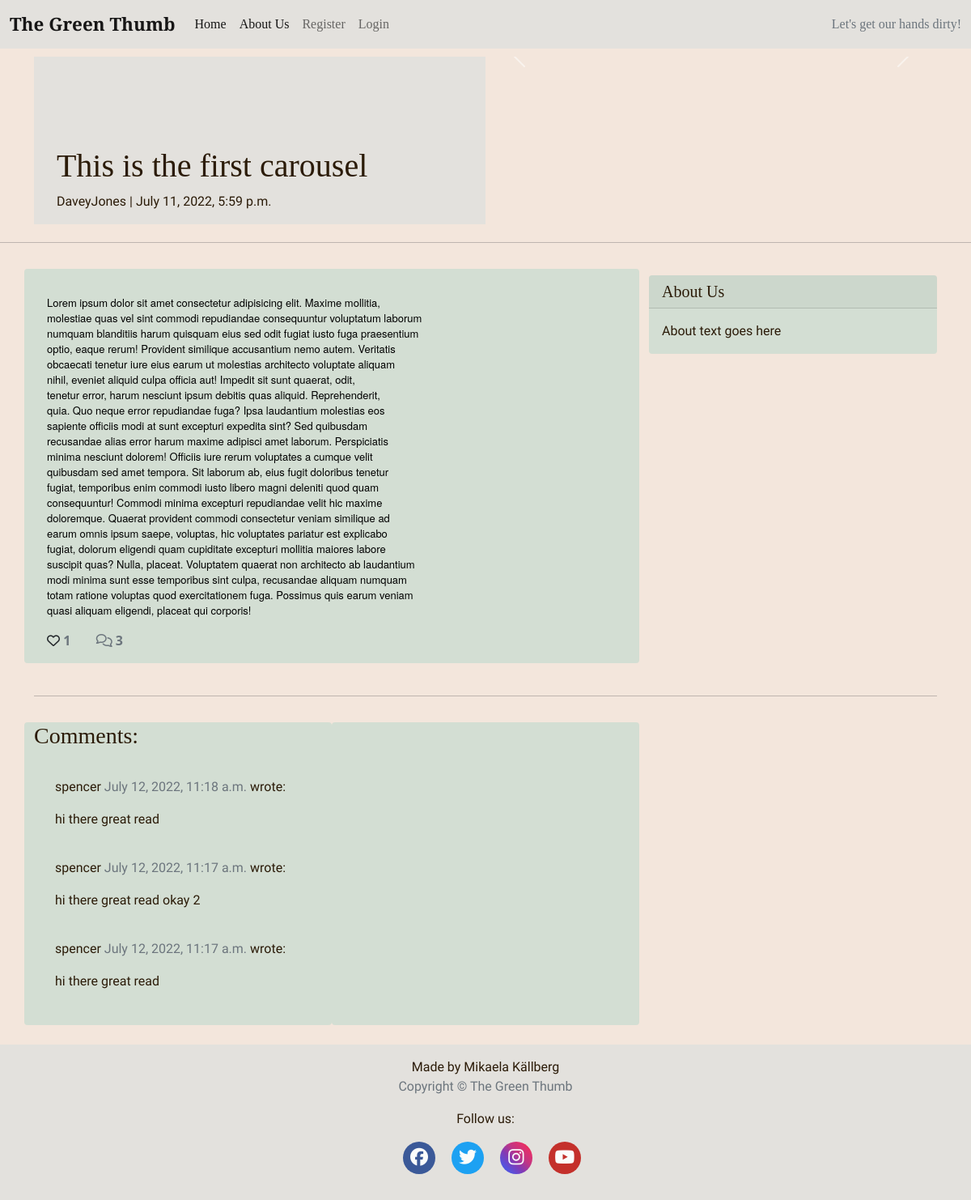
Page /this-is-the-first-carousel/ on the committed database.
### blog/models.py (models this page shows, shortened)
class BlogPost(models.Model):
    title = models.CharField(
        max_length=200, unique=True, null=False, blank=False)
    slug = models.SlugField(max_length=200, unique=True)
    created_on = models.DateTimeField(auto_now_add=True)
    updated_on = models.DateTimeField(auto_now=True)
    content = models.TextField(blank=True)
    excerpt = models.TextField(blank=True)
    author = models.ForeignKey(
        User, on_delete=models.CASCADE, related_name='blog_posts',
        default=id(0))
    status = models.IntegerField(choices=STATUS, default=0)
    featured_image = CloudinaryField('image', default='placeholder')
    alt_tag = models.CharField(max_length=100, default='image related to post')
    likes = models.ManyToManyField(
        User, related_name='blogpost_like', blank=True)
    class Meta:
        ordering = ['-created_on']
    def number_of_likes(self):
        return self.likes.count()

class CommentSection(models.Model):
    post = models.ForeignKey(
        BlogPost,
        on_delete=models.CASCADE,
        related_name='comments'
        )
    name = models.ForeignKey(
        User,
        on_delete=models.CASCADE,
        max_length=200,
        related_name='comment_author'
        )
    email = models.EmailField()
    body = models.TextField(max_length=400)
    created_on = models.DateTimeField(auto_now_add=True)
    approved = models.BooleanField(default=False)
    class Meta:
        ordering = ['created_on']

### blog/views.py (the view, shortened to what this page needs)
# urls.py: path('<slug:slug>/', views.PostDetail.as_view(), name='post_detail'),
class PostDetail(View):
    def get(self, request, slug, *args, **kwargs):
        queryset = BlogPost.objects.filter(status=1)
        post = get_object_or_404(queryset, slug=slug)
        photos = PostImage.objects.filter(post=post)
        comments = post.comments.filter(approved=True).order_by('-created_on')
        liked = False
        if post.likes.filter(id=self.request.user.id).exists():
            liked = True
        return render(
            request,
            'post_detail.html',
            {
                'post': post,
                'photos': photos,
                'comments': comments,
                'commented': False,
                'liked': liked,
                'form': CommentForm(),
                'title': post.title,
            },
        )

### templates/post_detail.html (shortened to what this page needs)
{% extends 'base.html' %} {% block content %}
{% load crispy_forms_tags %}
<div class="masthead">
    <div class="container">
        <div class="row g-0">
            <div class="col-md-6 masthead-text">
                <h1 class="post-title">{{ post.title }}</h1>
                <p class="post-subtitle">{{ post.author }} | {{ post.created_on }}</p>
            </div>
            <div class="d-block col-md-6 masthead-image">
                {% if "placeholder" in post.featured_image.url %}
                <img src="https://res.cloudinary.com/mikakallberg/image/upload/v1656959946/vegetables_c8sl5c.jpg"
                    class="img-fluid" width="100%" alt="Image of carrots, leaks and potatoes on a wodden table">
                {% else %}
                <div id="carouselExampleIndicators" class="carousel slide" data-bs-ride="carousel">
                    <button class="carousel-control-prev" type="button" data-bs-target="#carouselExampleIndicators"
                        data-bs-slide="prev">
                        <span class="carousel-control-prev-icon" aria-hidden="true"></span>
                    </button>
                    <button class="carousel-control-next" type="button" data-bs-target="#carouselExampleIndicators"
                        data-bs-slide="next">
                        <span class="carousel-control-next-icon" aria-hidden="true"></span>
                    </button>
                </div>
                {% endif %}
            </div>
        </div>
    </div>
</div>
<div class="row">
    <div class="col">
        <hr>
    </div>
</div>
<div class="container">
    <div class="row">
        <div class="col card mb-4  mt-3 left  top">
            <div class="card-body">
                <p class="card-text ">{{ post.content | safe }}</p>
                <div class="row">
                    <div class="col-1">
                        <strong>
                            {% if user.is_authenticated %}
                            <form class="d-inline" action="{% url 'post_like' post.slug %}" method="POST">
                                {% csrf_token %}
                                {% if liked %}
                                <button type="submit" name="blogpost_id" value="{{post.slug}}" class="btn-like"><i
                                        class="fas fa-heart"></i></button>
                                {% else %}
                                <button type="submit" name="blogpost_id" value="{{post.slug}}" class="btn-like"><i
                                        class="far fa-heart"></i></button>
                                {% endif %}
                            </form>
                            {% else %}
                            <span><i class="far fa-heart"></i></span>
                            {% endif %}
                            <span class="text-secondary">{{ post.number_of_likes }}</span>
                        </strong>
                    </div>
                    <div class="col-1">
                        {% with comments.count as total_comments %}
                        <strong class="text-secondary"><i class="far fa-comments"></i>
                            {{ total_comments }}
                        </strong>
                        {% endwith %}
                    </div>
                </div>
            </div>
        </div>
        {% block sidebar %}
        {% include 'sidebar.html' %}
        {% endblock sidebar %}
    </div>
    <div class="row">
        <div class="col">
            <hr>
        </div>
    </div>
    <div class="row">
        <div class="col-md-4 card mb-4  mt-3 ">
            <h3>Comments:</h3>
            <div class="card-body">
                {% for comment in comments %}
                <div class="comments" style="padding: 10px;">
                    <p class="font-weight-bold">
                        {{ comment.name }}
                        <span class=" text-muted font-weight-normal">
                            {{ comment.created_on }}
                        </span> wrote:
                    </p>
                    {% if request.user == comment.name %}
                    {{ comment.body | linebreaks }}
                    <a href="{% url 'update_comment' comment.pk %}"><i class="fa-solid fa-file-pen"></i></a>
                    <a href="{% url 'delete_comment' post.slug comment.pk %}"><i class="fa-solid fa-trash-can"></i></a>
                    {% else %}
                    {{ comment.body | linebreaks }}
                    {% endif %}
                </div>
                {% endfor %}
            </div>
        </div>
        <div class="col-md-4 card mb-4  mt-3 ">
            <div class="card-body">
            </div>
        </div>
    </div>
</div>
{% endblock content %}

### static/css/style.css (style rules this page uses)
* { margin: 0; padding: 0; border: none; box-sizing: border-box; }
body { background-color: #f3e6dc; background-image: url('https://res.cloudinary.com/mikakallberg/image/upload/w_1000,ar_16:9,c_fill,g_auto,e_sharpen/v1656959952/dirt_sun_tndbjc.jpg'); background-position: center center; background-repeat: no-repeat; background-size: cover; background-attachment:fixed; }
html, body { height: 100%; }
h1, h2, h3, h4, h5 { font-family: 'Playfair Display', serif; color: #2b1b08; }
p { font-family: 'Gentium Book Plus', sans-serif; color: #2b1b08; }
.card { border: none; background-color: #d3ded3; }
.masthead { margin-top: 10px; overflow: hidden; position: relative; display: inline-block; width: 100%; }
.masthead-text { background-color: #e3e1dd; position: relative; }
.masthead-image { position: relative; overflow: hidden; }
.post-title { margin-top: 20%; margin-left: 5%; }
.post-subtitle { margin-left: 5%; }

### rows in the picture
BlogPost: title "This is the first carousel", author "DaveyJones", created_on "July 11, 2022, 5:59 p.m.", content "Lorem ipsum dolor sit amet consectetur adipisicing elit. Maxime mollitia, molestiae quas vel sint commodi repudiandae consequuntur voluptatum laborum numquam blanditiis harum quisquam eius sed odit fugiat iusto fuga praesentium optio, eaque rerum! Provident similique accusantium nemo autem. Veritatis obcaecati tenetur iure eius earum ut molestias architecto voluptate aliquam nihil, eveniet aliquid culpa officia aut! Impedit sit sunt quaerat, odit, tenetur error, harum nesciunt ipsum debitis quas aliquid. Reprehenderit, quia. Quo neque error repudiandae fuga? Ipsa laudantium molestias eos sapiente officiis modi at sunt excepturi expedita sint? Sed quibusdam recusandae alias error harum…", number_of_likes "1"
CommentSection: name "spencer", created_on "July 12, 2022, 11:18 a.m.", body "hi there great read"
CommentSection: name "spencer", created_on "July 12, 2022, 11:17 a.m.", body "hi there great read okay 2"
CommentSection: name "spencer", created_on "July 12, 2022, 11:17 a.m.", body "hi there great read"

### other values in the picture
{{ total_comments }} "3"
